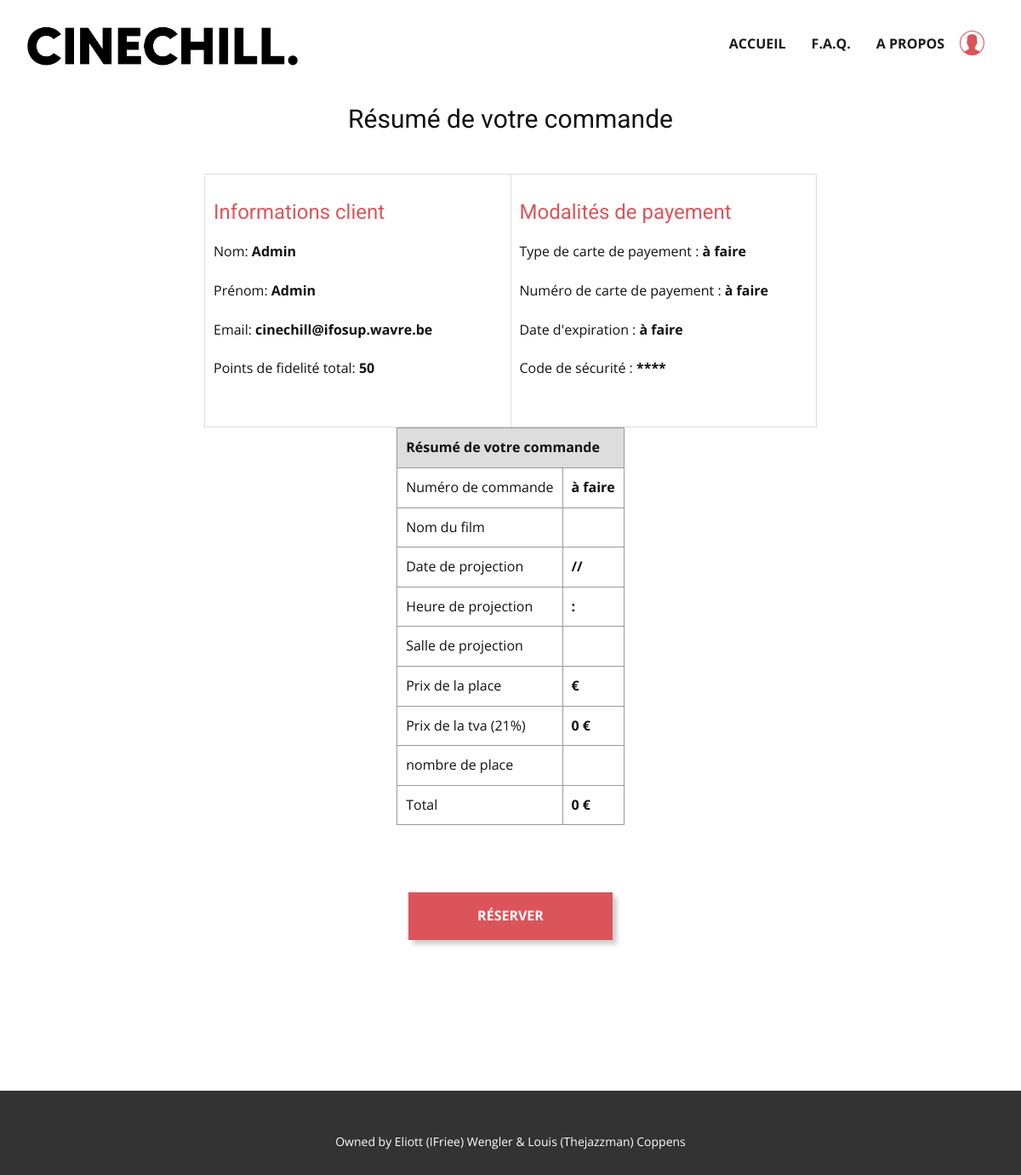
The page /view/order.php (signed in) on the database its author committed.
### tables this page shows
CREATE TABLE `user_tab` (
  `id_user` int(11) NOT NULL,
  `nom_user` varchar(25) DEFAULT NULL,
  `prenom_user` varchar(50) DEFAULT NULL,
  `pseudo_user` varchar(50) DEFAULT NULL,
  `password_user` varchar(60) DEFAULT NULL,
  `mail_user` varchar(100) DEFAULT NULL,
  `date_naissance_user` date DEFAULT NULL,
  `fidelite_user` int(11) DEFAULT 0
);

### model/read.php (called while the page is built, shortened)
<?php
function afficher_pseudo_connecte($db) {
  $id = $_SESSION['id_user'];
  $query = "SELECT * FROM user_tab WHERE id_user = (:post_id)";
  $query_params = array(':post_id' => $id);
  try
  {
      $stmt = $db->prepare($query);
      $result = $stmt->execute($query_params);
  }
  catch(PDOException $ex){
      die("Failed query : " . $ex->getMessage());
  }
  $result = $stmt->fetchAll();
  return $result[0];
}
?>

### view/order.php (the view, shortened to what this page needs)
<?php
include "../model/connection.php";
include "../model/read.php";
include('../functions.php');
$user = afficher_pseudo_connecte($db);
?>
<!DOCTYPE html>
<html style="font-size: 16px;" lang="fr"><head>
    <link rel="stylesheet" href="nicepage.css" media="screen">
<link rel="stylesheet" href="order.css" media="screen">
  </head>
  <body class="u-body u-xl-mode" data-lang="fr"><header class="u-clearfix u-header u-white" id="sec-fe4e" data-animation-name="" data-animation-duration="0" data-animation-delay="0" data-animation-direction=""><div class="u-clearfix u-sheet u-sheet-1">
        <a href="Accueil.php" class="u-image u-logo u-image-1" data-image-width="1085" data-image-height="213" title="Accueil">
          <img src="images/Plandetravail1.png" class="u-logo-image u-logo-image-1">
        </a>
        <nav class="u-menu u-menu-one-level u-offcanvas u-menu-1">
          <div class="u-custom-menu u-nav-container">
            <ul class="u-nav u-spacing-30 u-unstyled u-nav-1"><li class="u-nav-item"><a class="u-border-2 u-border-active-palette-2-base u-border-hover-palette-2-base u-border-no-left u-border-no-right u-border-no-top u-button-style u-nav-link u-text-active-palette-2-base u-text-grey-90 u-text-hover-grey-90" href="Accueil.php" style="padding: 10px 0px;">Accueil</a>
</li><li class="u-nav-item"><a class="u-border-2 u-border-active-palette-2-base u-border-hover-palette-2-base u-border-no-left u-border-no-right u-border-no-top u-button-style u-nav-link u-text-active-palette-2-base u-text-grey-90 u-text-hover-grey-90" href="faq.php" style="padding: 10px 0px;">F.A.Q.</a>
</li><li class="u-nav-item"><a class="u-border-2 u-border-active-palette-2-base u-border-hover-palette-2-base u-border-no-left u-border-no-right u-border-no-top u-button-style u-nav-link u-text-active-palette-2-base u-text-grey-90 u-text-hover-grey-90" href="à-propos.php" style="padding: 10px 0px;">A propos</a>
</li></ul>
          </div>
        </nav><span class="u-hover-feature u-icon u-text-palette-2-base u-icon-1" data-href="../controller/if_connect.php" title="Espace client"><svg class="u-svg-link" preserveAspectRatio="xMidYMin slice" viewBox="0 0 55 55" style=""><use xmlns:xlink="http://www.w3.org/1999/xlink" xlink:href="#svg-b948"></use></svg></span>
      </div></header>
    <body>
    <h3 style="text-align:center">Résumé de votre commande</h3><br>
        <div class="resumcommandeclient">
            <div class="infoclient">
                <h4>Informations client</h4>
                <p>Nom: <b><?php echo $user['nom_user'] ?></b></p>
                <p>Prénom: <b><?php echo $user['prenom_user'] ?></b></p>
                <p>Email: <b><?php echo $user['mail_user'] ?></b></p>
                <p>Points de fidelité total: <b><?php echo $user['fidelite_user'] ?></b></p>
                <br>
            </div>
            <div class="infopayement">
                <h4>Modalités de payement</h4>
                <p>Type de carte de payement : <b><?php  echo "à faire"   ?></b></p>
                <p>Numéro de carte de payement : <b><?php  echo "à faire"   ?></b></p>
                <p>Date d'expiration : <b><?php  echo "à faire"   ?></b></p>
                <p>Code de sécurité : <b><?php  echo "****"   ?></b></p>
            </div>
        </div>
            <div class="infofilm">
                <table class="resumecommande">
                    <tr>
                        <th colspan="2">Résumé de votre commande</th>
                    </tr>
                    <tr>
                    <td>Numéro de commande</td>
                    <td><b><?php  echo "à faire"   ?></b></td>
                    </tr>
                    <tr>
                        <td>Nom du film</td>
                        <td><b><?=$_SESSION['info_reservation']['nom_film']?></b></td>
                    </tr>
                    <tr>
                        <td>Date de projection</td>
                        <td><b><?=date_format_fr($_SESSION['info_reservation']['horraire_projection'])?></b></td>
                    </tr>
                    <tr>
                        <td>Heure de projection</td>
                        <td><b><?=date_format_hour($_SESSION['info_reservation']['horraire_projection']) ?></b></td>
                    </tr>
                    <tr>
                        <td>Salle de projection</td>
                        <td><b><?=$_SESSION['info_reservation']['fk_salle_projection'] ?></b></td>
                    </tr>
                    <tr>
                        <td>Prix de la place</td>
                        <td><b><?=$_SESSION['info_reservation']['prix_ticket_projection']?> €</b></td>
                    </tr>
                    <tr>
                        <td>Prix de la tva (21%)</td>
                        <td><b><?=$_SESSION['info_reservation']['prix_ticket_projection']*0.21?> €</b></td>
                    </tr>
                    <tr>
                        <td>nombre de place</td>
                        <td><b><?=$_SESSION['info_reservation']['nombre_place_commande']?></b></td>
                    </tr>
                    <tr>
                        <td>Total</td>
                        <td><b><?=$_SESSION['info_reservation']['nombre_place_commande']*$_SESSION['info_reservation']['prix_ticket_projection']?> €</b></td>
                    </tr>
                </table>
                <br><br><br>
                <div class="validate">
                    <form action="../controller/confirmation_reservation.php">
                        <input class="validate u-btn-1" type="submit" value="Réserver"><br>
                    </form>
                </div>
            </div>
        <br><br><br><br>
            <footer class="u-align-center u-clearfix u-footer u-grey-80 u-footer" id="sec-f4a6"><div class="u-clearfix u-sheet u-sheet-1">
        <p class="u-small-text u-text u-text-variant u-text-1">Owned by Eliott (IFriee) Wengler &amp; Louis (Thejazzman) Coppens<br>
        </p>
      </div></footer>
</body></html>

### view/order.css (style rules this page uses)
.resumcommandeclient h4 { color: #db545a; }
.resumcommandeclient { display: table; width: 60%; margin: auto; border-collapse: collapse; border: 1px solid #ddd; }
.infoclient, .infopayement { display: table-row; }
.infoclient, .infopayement { display: table-cell; width: 50%; vertical-align: top; border: 1px solid #ddd; padding: 10px; }
table.resumecommande { margin: 0 auto; border-collapse: collapse; }
table.resumecommande th, table.resumecommande td { padding: 10px; border: 1px solid #999; text-align: left; }
table.resumecommande th { background-color: #ddd; }
.validate .u-btn-1 { display: flex; justify-content: center; align-items: center; text-transform: uppercase; background-image: none; color: white; border-style: none; background-color: rgb(219, 84, 90); font-weight: 700; box-shadow: 5px 5px 5px 0 rgba(0,0,0,0.2); margin: 2px auto 49px; padding: 15px 23px; width: 20%; }

### rows shown on the page
user_tab: nom_user "Admin", prenom_user "Admin", mail_user "cinechill@ifosup.wavre.be", fidelite_user "50"

### other values the page prints
$date_format "//"
$hour_format ":"
$_SESSION['info_reservation']['prix_ticket_projection']*0.21 "0"
